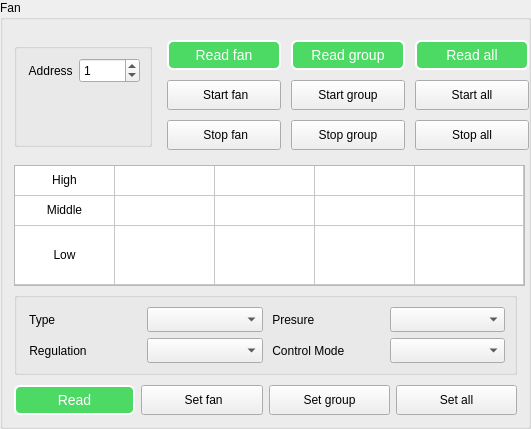
        <widget class="QGroupBox" name="groupBox_4">
         <property name="minimumSize">
          <size>
           <width>531</width>
           <height>242</height>
          </size>
         </property>
         <property name="maximumSize">
          <size>
           <width>531</width>
           <height>8888</height>
          </size>
         </property>
         <property name="title">
          <string>Fan</string>
         </property>
         <layout class="QGridLayout" name="gridLayout_5">
          <item row="0" column="0">
           <widget class="QGroupBox" name="groupBox_5">
            <property name="maximumSize">
             <size>
              <width>16777215</width>
              <height>104</height>
             </size>
            </property>
            <layout class="QVBoxLayout" name="verticalLayout_3">
             <item>
              <layout class="QHBoxLayout" name="horizontalLayout_8">
               <item>
                <widget class="QLabel" name="label_19">
                 <property name="text">
                  <string> Address</string>
                 </property>
                </widget>
               </item>
               <item>
                <widget class="QSpinBox" name="spinBox_InitAdress">
                 <property name="minimumSize">
                  <size>
                   <width>0</width>
                   <height>25</height>
                  </size>
                 </property>
                 <property name="maximumSize">
                  <size>
                   <width>16777215</width>
                   <height>25</height>
                  </size>
                 </property>
                 <property name="maximum">
                  <number>65535</number>
                 </property>
                 <property name="value">
                  <number>1</number>
                 </property>
                </widget>
               </item>
              </layout>
             </item>
             <item>
              <spacer name="verticalSpacer_3">
               <property name="orientation">
                <enum>Qt::Vertical</enum>
               </property>
               <property name="sizeHint" stdset="0">
                <size>
                 <width>20</width>
                 <height>40</height>
                </size>
               </property>
              </spacer>
             </item>
            </layout>
           </widget>
          </item>
          <item row="0" column="1">
           <widget class="QWidget" name="widget" native="true">
            <property name="minimumSize">
             <size>
              <width>380</width>
              <height>0</height>
             </size>
            </property>
            <layout class="QGridLayout" name="gridLayout_11">
             <property name="spacing">
              <number>10</number>
             </property>
             <item row="0" column="0">
              <widget class="QPushButton" name="initializeButton">
               <property name="minimumSize">
                <size>
                 <width>0</width>
                 <height>30</height>
                </size>
               </property>
               <property name="maximumSize">
                <size>
                 <width>88888</width>
                 <height>30</height>
                </size>
               </property>
               <property name="styleSheet">
                <string notr="true">QPushButton{
    background-color: rgb(76, 218, 100);
	border-style: outset;
    border-width: 2px;
	border-radius: 6px;
    color: white;
	font-size: 14px;
}

QPushButton:hover{
    background-color: rgb(110, 230, 120);
}

QPushButton:pressed{
    background-color: rgb(50, 200, 80);
}

QPushButton:disabled{
    background-color: gray;
}</string>
               </property>
               <property name="text">
                <string>Read fan</string>
               </property>
              </widget>
             </item>
             <item row="0" column="1">
              <widget class="QPushButton" name="initializeGButton">
               <property name="minimumSize">
                <size>
                 <width>0</width>
                 <height>30</height>
                </size>
               </property>
               <property name="maximumSize">
                <size>
                 <width>88888</width>
                 <height>30</height>
                </size>
               </property>
               <property name="styleSheet">
                <string notr="true">QPushButton{
    background-color: rgb(76, 218, 100);
	border-style: outset;
    border-width: 2px;
	border-radius: 6px;
    color: white;
	font-size: 14px;
}

QPushButton:hover{
    background-color: rgb(110, 230, 120);
}

QPushButton:pressed{
    background-color: rgb(50, 200, 80);
}

QPushButton:disabled{
    background-color: gray;
}</string>
               </property>
               <property name="text">
                <string>Read group</string>
               </property>
              </widget>
             </item>
             <item row="0" column="2">
              <widget class="QPushButton" name="initializeAButton">
               <property name="minimumSize">
                <size>
                 <width>0</width>
                 <height>30</height>
                </size>
               </property>
               <property name="maximumSize">
                <size>
                 <width>88888</width>
                 <height>30</height>
                </size>
               </property>
               <property name="styleSheet">
                <string notr="true">QPushButton{
    background-color: rgb(76, 218, 100);
	border-style: outset;
    border-width: 2px;
	border-radius: 6px;
    color: white;
	font-size: 14px;
}

QPushButton:hover{
    background-color: rgb(110, 230, 120);
}

QPushButton:pressed{
    background-color: rgb(50, 200, 80);
}

QPushButton:disabled{
    background-color: gray;
}</string>
               </property>
               <property name="text">
                <string>Read all</string>
               </property>
              </widget>
             </item>
             <item row="1" column="0">
              <widget class="QPushButton" name="pushButton_startMotor">
               <property name="minimumSize">
                <size>
                 <width>0</width>
                 <height>30</height>
                </size>
               </property>
               <property name="maximumSize">
                <size>
                 <width>16777215</width>
                 <height>30</height>
                </size>
               </property>
               <property name="styleSheet">
                <string notr="true"/>
               </property>
               <property name="text">
                <string>  Start fan </string>
               </property>
              </widget>
             </item>
             <item row="1" column="1">
              <widget class="QPushButton" name="pushButton_startMotor_G">
               <property name="minimumSize">
                <size>
                 <width>0</width>
                 <height>30</height>
                </size>
               </property>
               <property name="maximumSize">
                <size>
                 <width>16777215</width>
                 <height>30</height>
                </size>
               </property>
               <property name="styleSheet">
                <string notr="true"/>
               </property>
               <property name="text">
                <string>  Start group  </string>
               </property>
              </widget>
             </item>
             <item row="2" column="0">
              <widget class="QPushButton" name="pushButton_stopMotor">
               <property name="minimumSize">
                <size>
                 <width>0</width>
                 <height>30</height>
                </size>
               </property>
               <property name="maximumSize">
                <size>
                 <width>16777215</width>
                 <height>30</height>
                </size>
               </property>
               <property name="text">
                <string>  Stop fan </string>
               </property>
              </widget>
             </item>
             <item row="2" column="1">
              <widget class="QPushButton" name="pushButton_stopMotor_G">
               <property name="minimumSize">
                <size>
                 <width>0</width>
                 <height>30</height>
                </size>
               </property>
               <property name="maximumSize">
                <size>
                 <width>16777215</width>
                 <height>30</height>
                </size>
               </property>
               <property name="text">
                <string>  Stop group  </string>
               </property>
              </widget>
             </item>
             <item row="1" column="2">
              <widget class="QPushButton" name="pushButton_startMotor_A">
               <property name="minimumSize">
                <size>
                 <width>0</width>
                 <height>30</height>
                </size>
               </property>
               <property name="maximumSize">
                <size>
                 <width>16777215</width>
                 <height>30</height>
                </size>
               </property>
               <property name="styleSheet">
                <string notr="true"/>
               </property>
               <property name="text">
                <string>  Start all  </string>
               </property>
              </widget>
             </item>
             <item row="2" column="2">
              <widget class="QPushButton" name="pushButton_stopMotor_A">
               <property name="minimumSize">
                <size>
                 <width>0</width>
                 <height>30</height>
                </size>
               </property>
               <property name="maximumSize">
                <size>
                 <width>16777215</width>
                 <height>30</height>
                </size>
               </property>
               <property name="text">
                <string>  Stop all  </string>
               </property>
              </widget>
             </item>
            </layout>
           </widget>
          </item>
          <item row="1" column="0" colspan="2">
           <widget class="QTableWidget" name="table_settings">
            <property name="sizePolicy">
             <sizepolicy hsizetype="Preferred" vsizetype="Preferred">
              <horstretch>0</horstretch>
              <verstretch>0</verstretch>
             </sizepolicy>
            </property>
            <property name="minimumSize">
             <size>
              <width>511</width>
              <height>121</height>
             </size>
            </property>
            <property name="maximumSize">
             <size>
              <width>511</width>
              <height>121</height>
             </size>
            </property>
            <property name="sizeAdjustPolicy">
             <enum>QAbstractScrollArea::AdjustToContents</enum>
            </property>
            <property name="gridStyle">
             <enum>Qt::SolidLine</enum>
            </property>
            <property name="rowCount">
             <number>3</number>
            </property>
            <property name="columnCount">
             <number>5</number>
            </property>
            <attribute name="horizontalHeaderVisible">
             <bool>false</bool>
            </attribute>
            <attribute name="horizontalHeaderCascadingSectionResizes">
             <bool>false</bool>
            </attribute>
            <attribute name="horizontalHeaderDefaultSectionSize">
             <number>100</number>
            </attribute>
            <attribute name="horizontalHeaderHighlightSections">
             <bool>true</bool>
            </attribute>
            <attribute name="horizontalHeaderMinimumSectionSize">
             <number>50</number>
            </attribute>
            <attribute name="horizontalHeaderShowSortIndicator" stdset="0">
             <bool>true</bool>
            </attribute>
            <attribute name="horizontalHeaderStretchLastSection">
             <bool>true</bool>
            </attribute>
            <attribute name="verticalHeaderVisible">
             <bool>false</bool>
            </attribute>
            <attribute name="verticalHeaderHighlightSections">
             <bool>false</bool>
            </attribute>
            <attribute name="verticalHeaderStretchLastSection">
             <bool>true</bool>
            </attribute>
            <row/>
            <row/>
            <row/>
            <column>
             <property name="text">
              <string>Gear</string>
             </property>
            </column>
            <column>
             <property name="text">
              <string>Dry Power(w)</string>
             </property>
            </column>
            <column>
             <property name="text">
              <string>Dry Speed(rpm)</string>
             </property>
            </column>
            <column>
             <property name="text">
              <string>Wet Power(w)</string>
             </property>
            </column>
            <column>
             <property name="text">
              <string>Wet Speed(rpm)</string>
             </property>
            </column>
            <item row="0" column="0">
             <property name="text">
              <string>High</string>
             </property>
             <property name="textAlignment">
              <set>AlignCenter</set>
             </property>
             <property name="flags">
              <set>ItemIsEnabled</set>
             </property>
            </item>
            <item row="0" column="1">
             <property name="text">
              <string/>
             </property>
             <property name="textAlignment">
              <set>AlignCenter</set>
             </property>
             <property name="flags">
              <set>ItemIsSelectable|ItemIsEditable|ItemIsDragEnabled|ItemIsUserCheckable|ItemIsEnabled</set>
             </property>
            </item>
            <item row="0" column="2">
             <property name="text">
              <string/>
             </property>
             <property name="textAlignment">
              <set>AlignCenter</set>
             </property>
             <property name="flags">
              <set>ItemIsSelectable|ItemIsEditable|ItemIsDragEnabled|ItemIsUserCheckable|ItemIsEnabled</set>
             </property>
            </item>
            <item row="0" column="3">
             <property name="text">
              <string/>
             </property>
             <property name="textAlignment">
              <set>AlignCenter</set>
             </property>
             <property name="flags">
              <set>ItemIsSelectable|ItemIsEditable|ItemIsDragEnabled|ItemIsUserCheckable|ItemIsEnabled</set>
             </property>
            </item>
            <item row="0" column="4">
             <property name="text">
              <string/>
             </property>
             <property name="textAlignment">
              <set>AlignCenter</set>
             </property>
             <property name="flags">
              <set>ItemIsSelectable|ItemIsEditable|ItemIsDragEnabled|ItemIsUserCheckable|ItemIsEnabled</set>
             </property>
            </item>
            <item row="1" column="0">
             <property name="text">
              <string>Middle</string>
             </property>
             <property name="textAlignment">
              <set>AlignCenter</set>
             </property>
             <property name="flags">
              <set>ItemIsEnabled</set>
             </property>
            </item>
            <item row="1" column="1">
             <property name="text">
              <string/>
             </property>
             <property name="textAlignment">
              <set>AlignCenter</set>
             </property>
             <property name="flags">
              <set>ItemIsSelectable|ItemIsEditable|ItemIsDragEnabled|ItemIsUserCheckable|ItemIsEnabled</set>
             </property>
            </item>
            <item row="1" column="2">
             <property name="text">
              <string/>
             </property>
             <property name="textAlignment">
              <set>AlignCenter</set>
             </property>
             <property name="flags">
              <set>ItemIsSelectable|ItemIsEditable|ItemIsDragEnabled|ItemIsUserCheckable|ItemIsEnabled</set>
             </property>
            </item>
            <item row="1" column="3">
             <property name="text">
              <string/>
             </property>
             <property name="textAlignment">
              <set>AlignCenter</set>
             </property>
             <property name="flags">
              <set>ItemIsSelectable|ItemIsEditable|ItemIsDragEnabled|ItemIsUserCheckable|ItemIsEnabled</set>
             </property>
            </item>
            <item row="1" column="4">
             <property name="text">
              <string/>
             </property>
             <property name="textAlignment">
              <set>AlignCenter</set>
             </property>
             <property name="flags">
              <set>ItemIsSelectable|ItemIsEditable|ItemIsDragEnabled|ItemIsUserCheckable|ItemIsEnabled</set>
             </property>
            </item>
            <item row="2" column="0">
             <property name="text">
              <string>Low</string>
             </property>
             <property name="textAlignment">
              <set>AlignCenter</set>
             </property>
             <property name="flags">
              <set>ItemIsEnabled</set>
             </property>
            </item>
            <item row="2" column="1">
             <property name="text">
              <string/>
             </property>
             <property name="textAlignment">
              <set>AlignCenter</set>
             </property>
             <property name="flags">
              <set>ItemIsSelectable|ItemIsEditable|ItemIsDragEnabled|ItemIsUserCheckable|ItemIsEnabled</set>
             </property>
            </item>
            <item row="2" column="2">
             <property name="text">
              <string/>
             </property>
             <property name="textAlignment">
              <set>AlignCenter</set>
             </property>
             <property name="flags">
              <set>ItemIsSelectable|ItemIsEditable|ItemIsDragEnabled|ItemIsUserCheckable|ItemIsEnabled</set>
             </property>
            </item>
            <item row="2" column="3">
             <property name="text">
              <string/>
             </property>
             <property name="textAlignment">
              <set>AlignCenter</set>
             </property>
             <property name="flags">
              <set>ItemIsSelectable|ItemIsEditable|ItemIsDragEnabled|ItemIsUserCheckable|ItemIsEnabled</set>
             </property>
            </item>
            <item row="2" column="4">
             <property name="text">
              <string/>
             </property>
             <property name="textAlignment">
              <set>AlignCenter</set>
             </property>
             <property name="flags">
              <set>ItemIsSelectable|ItemIsEditable|ItemIsDragEnabled|ItemIsUserCheckable|ItemIsEnabled</set>
             </property>
            </item>
           </widget>
          </item>
          <item row="2" column="0" colspan="2">
           <widget class="QGroupBox" name="groupBox_18">
            <layout class="QGridLayout" name="gridLayout_20">
             <property name="topMargin">
              <number>9</number>
             </property>
             <property name="bottomMargin">
              <number>9</number>
             </property>
             <item row="0" column="0">
              <widget class="QLabel" name="label_12">
               <property name="text">
                <string> Type </string>
               </property>
              </widget>
             </item>
             <item row="1" column="1">
              <widget class="QComboBox" name="comboBox_fanreGulation">
               <property name="minimumSize">
                <size>
                 <width>0</width>
                 <height>25</height>
                </size>
               </property>
              </widget>
             </item>
             <item row="0" column="2">
              <widget class="QLabel" name="label_35">
               <property name="text">
                <string> Presure </string>
               </property>
              </widget>
             </item>
             <item row="0" column="1">
              <widget class="QComboBox" name="comboBox_fanType">
               <property name="minimumSize">
                <size>
                 <width>0</width>
                 <height>25</height>
                </size>
               </property>
              </widget>
             </item>
             <item row="0" column="3">
              <widget class="QComboBox" name="comboBox_fanPressure">
               <property name="minimumSize">
                <size>
                 <width>0</width>
                 <height>25</height>
                </size>
               </property>
              </widget>
             </item>
             <item row="1" column="0">
              <widget class="QLabel" name="label_36">
               <property name="text">
                <string> Regulation</string>
               </property>
              </widget>
             </item>
             <item row="1" column="2">
              <widget class="QLabel" name="label_37">
               <property name="text">
                <string> Control Mode</string>
               </property>
              </widget>
             </item>
             <item row="1" column="3">
              <widget class="QComboBox" name="comboBox_fanControlMode">
               <property name="minimumSize">
                <size>
                 <width>0</width>
                 <height>25</height>
                </size>
               </property>
              </widget>
             </item>
            </layout>
           </widget>
          </item>
          <item row="3" column="1">
           <spacer name="verticalSpacer_2">
            <property name="orientation">
             <enum>Qt::Vertical</enum>
            </property>
            <property name="sizeHint" stdset="0">
             <size>
              <width>20</width>
              <height>4</height>
             </size>
            </property>
           </spacer>
          </item>
          <item row="4" column="0" colspan="2">
           <layout class="QHBoxLayout" name="horizontalLayout_7">
            <item>
             <widget class="QPushButton" name="pushButton_InitRead">
              <property name="minimumSize">
               <size>
                <width>100</width>
                <height>30</height>
               </size>
              </property>
              <property name="maximumSize">
               <size>
                <width>16777215</width>
                <height>30</height>
               </size>
              </property>
              <property name="styleSheet">
               <string notr="true">QPushButton{
    background-color: rgb(76, 218, 100);
	border-style: outset;
    border-width: 2px;
	border-radius: 6px;
    color: white;
	font-size: 14px;
}

QPushButton:hover{
    background-color: rgb(110, 230, 120);
}

QPushButton:pressed{
    background-color: rgb(50, 200, 80);
}

QPushButton:disabled{
    background-color: gray;
}</string>
              </property>
              <property name="text">
               <string>  Read  </string>
              </property>
             </widget>
            </item>
            <item>
             <widget class="QPushButton" name="pushButton_InitSetF">
              <property name="minimumSize">
               <size>
                <width>100</width>
                <height>30</height>
               </size>
              </property>
              <property name="maximumSize">
               <size>
                <width>16777215</width>
                <height>30</height>
               </size>
              </property>
              <property name="text">
               <string>  Set fan </string>
              </property>
             </widget>
            </item>
            <item>
             <widget class="QPushButton" name="pushButton_InitSetG">
              <property name="minimumSize">
               <size>
                <width>100</width>
                <height>30</height>
               </size>
              </property>
              <property name="maximumSize">
               <size>
                <width>16777215</width>
                <height>30</height>
               </size>
              </property>
              <property name="text">
               <string>  Set group  </string>
              </property>
             </widget>
            </item>
            <item>
             <widget class="QPushButton" name="pushButton_InitSetA">
              <property name="minimumSize">
               <size>
                <width>100</width>
                <height>30</height>
               </size>
              </property>
              <property name="maximumSize">
               <size>
                <width>16777215</width>
                <height>30</height>
               </size>
              </property>
              <property name="text">
               <string>  Set all  </string>
              </property>
             </widget>
            </item>
           </layout>
          </item>
         </layout>
         <zorder>groupBox_5</zorder>
         <zorder>verticalSpacer_2</zorder>
         <zorder>widget</zorder>
         <zorder>table_settings</zorder>
         <zorder>groupBox_18</zorder>
        </widget>
